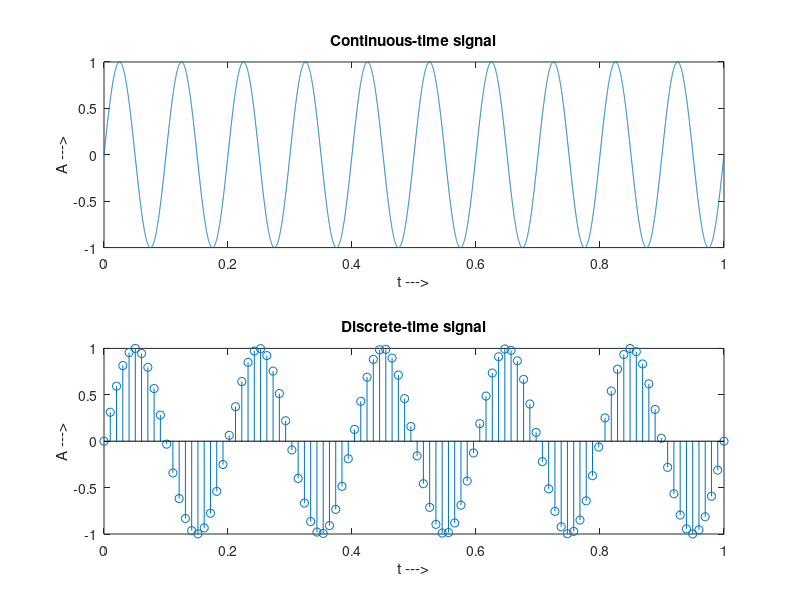

This chart was generated by the following MATLAB code:
% A Simple MATLAB Script to create
% Plots of discrete and continuous 
% signals

%continuous
t = linspace(0,1,10000);
sig = sin(20*pi*t);
subplot(2,1,1);
plot(t,sig)
xlabel('t --->');
ylabel('A --->');
title('Continuous-time signal')

%discrete
T = linspace(0,1,100);
sig_disc = sin(10*pi*T);
subplot(2,1,2);
stem(T,sig_disc)
xlabel('t --->');
ylabel('A --->');
title('Discrete-time signal')